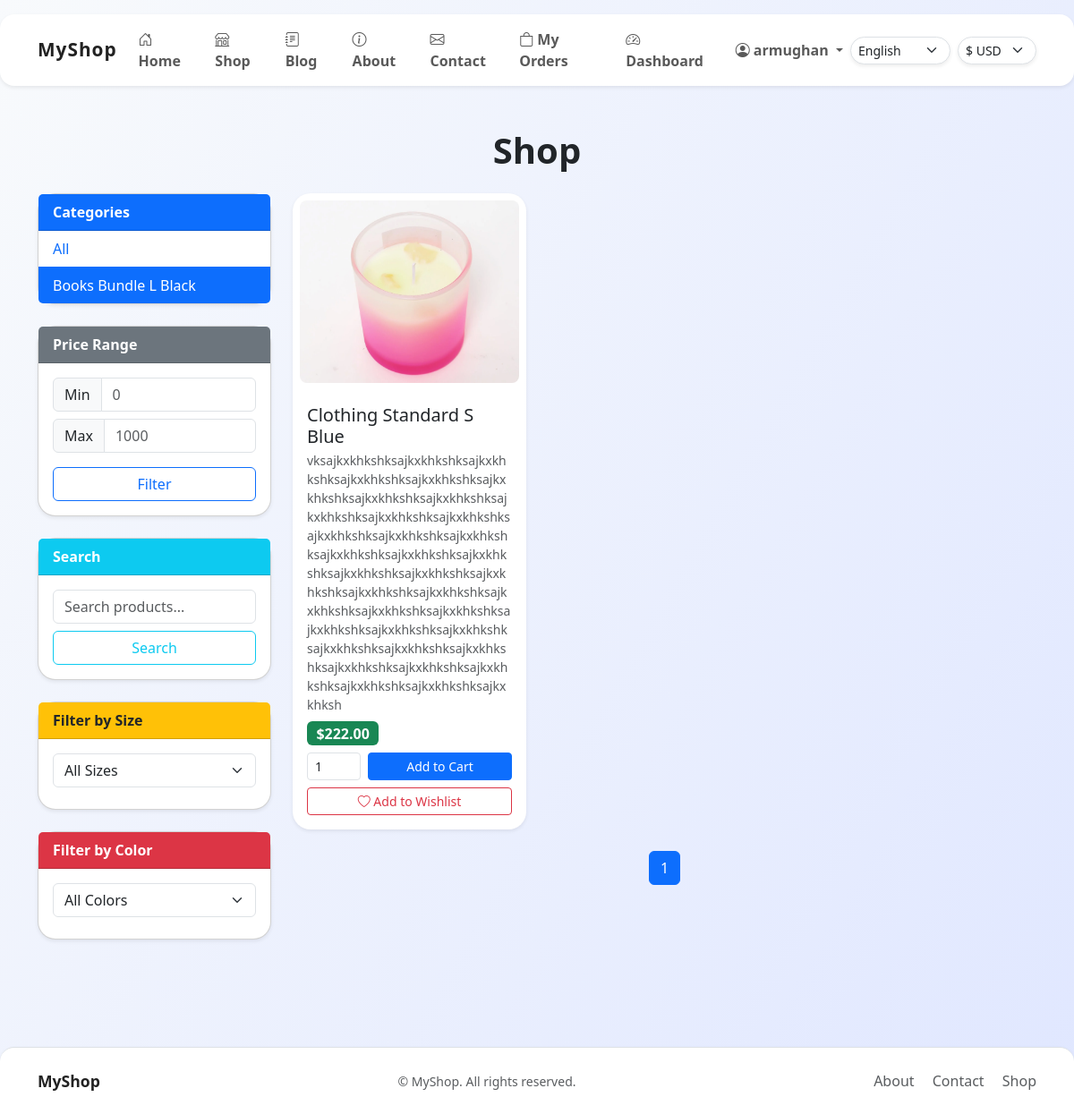
The app's page /shop/?category=books-bundle-l-black (signed in) with its own data.
### shop/models.py (models this page shows, shortened)
class Category(models.Model):
    name = models.CharField(max_length=100)
    slug = models.SlugField(unique=True)

class Product(models.Model):
    name = models.CharField(max_length=200)
    description = models.TextField()
    long_description = models.TextField(blank=True, null=True, help_text='Detailed product description for product detail page')
    price = models.DecimalField(max_digits=10, decimal_places=2)
    stock = models.PositiveIntegerField()
    image = models.ImageField(upload_to='products/', blank=True, null=True)
    image_url = models.URLField(blank=True, null=True, help_text='Optional: Provide an image URL instead of uploading')
    category = models.ForeignKey(Category, on_delete=models.CASCADE, related_name='products')
    slug = models.SlugField(unique=True)
    size = models.CharField(max_length=20, blank=True, null=True)
    color = models.CharField(max_length=20, blank=True, null=True)
    is_featured = models.BooleanField(default=False, help_text='Show as featured product')
    show_on_homepage = models.BooleanField(default=False, help_text='Show this product on homepage')
    variation = models.ForeignKey(Variation, on_delete=models.SET_NULL, null=True, blank=True, related_name='products', help_text='Admin can assign a variation type (e.g. Standard, Limited Edition, etc.)')

### shop/views.py (the view)
# urls.py: path('', views.product_list, name='product_list'),
def product_list(request):
    currency, rate, symbol = get_currency_context(request)
    products = Product.objects.filter(variation=True)  # Only show admin-enabled variations
    categories = Category.objects.all()
    category_slug = request.GET.get('category')
    if category_slug:
        products = products.filter(category__slug=category_slug)
    min_price = request.GET.get('min_price')
    max_price = request.GET.get('max_price')
    if min_price:
        products = products.filter(price__gte=float(min_price) / rate)
    if max_price:
        products = products.filter(price__lte=float(max_price) / rate)
    q = request.GET.get('q')
    if q:
        products = products.filter(name__icontains=q)
    size = request.GET.get('size')
    if size:
        products = products.filter(size=size)
    color = request.GET.get('color')
    if color:
        products = products.filter(color=color)
    paginator = Paginator(products, 9)  # 9 products per page
    page_number = request.GET.get('page')
    page_obj = paginator.get_page(page_number)
    all_products = Product.objects.all()
    unique_sizes = sorted(set(filter(None, all_products.values_list('size', flat=True))))
    unique_colors = sorted(set(filter(None, all_products.values_list('color', flat=True))))
    for p in page_obj:
        p.display_price = round(p.price * rate, 2)
    return render(request, 'product_list.html', {
        'products': page_obj,
        'categories': categories,
        'selected_category': category_slug,
        'page_obj': page_obj,
        'unique_sizes': unique_sizes,
        'unique_colors': unique_colors,
        'currency': currency,
        'currency_symbol': symbol,
    })

### core/context_processors.py (called while the page is built)
def site_settings(request):
    return {
        'settings': SiteSettings.objects.first(),
        'about_page_settings': AboutPageSettings.objects.first(),
    }

### shop/views.py (called while the page is built)
def get_currency_context(request):
    currency = request.GET.get('currency')
    if currency:
        request.session['currency'] = currency
    currency = request.session.get('currency', 'USD')
    rates = {'USD': 1, 'EUR': 0.92, 'PKR': 278}
    symbols = {'USD': '$', 'EUR': '€', 'PKR': '₨'}
    rate = rates.get(currency, 1)
    symbol = symbols.get(currency, '$')
    return currency, rate, symbol

### templates/product_list.html (shortened to what this page needs)
{% extends 'base.html' %}
{% block content %}
<h1 class="mb-4 fw-bold text-center">Shop</h1>
<div class="row mb-4">
    <aside class="col-md-3">
        <div class="sticky-top" style="top: 90px;">
            <div class="card mb-4 shadow-sm">
                <div class="card-header bg-primary text-white fw-semibold">Categories</div>
                <ul class="list-group list-group-flush">
                    <li class="list-group-item {% if not selected_category %}active{% endif %}">
                        <a href="?" class="text-decoration-none {% if not selected_category %}text-white{% endif %}">All</a>
                    </li>
                    {% for category in categories %}
                    <li class="list-group-item {% if selected_category == category.slug %}active{% endif %}">
                        <a href="?category={{ category.slug }}" class="text-decoration-none {% if selected_category == category.slug %}text-white{% endif %}">{{ category.name }}</a>
                    </li>
                    {% endfor %}
                </ul>
            </div>
            <div class="card mb-4 shadow-sm">
                <div class="card-header bg-secondary text-white fw-semibold">Price Range</div>
                <form method="get" class="p-3">
                    <div class="input-group mb-2">
                        <span class="input-group-text">Min</span>
                        <input type="number" name="min_price" class="form-control" placeholder="0" value="{{ request.GET.min_price }}">
                    </div>
                    <div class="input-group mb-3">
                        <span class="input-group-text">Max</span>
                        <input type="number" name="max_price" class="form-control" placeholder="1000" value="{{ request.GET.max_price }}">
                    </div>
                    <button type="submit" class="btn btn-outline-primary w-100">Filter</button>
                </form>
            </div>
            <div class="card mb-4 shadow-sm">
                <div class="card-header bg-info text-white fw-semibold">Search</div>
                <form method="get" class="p-3">
                    <input type="text" name="q" class="form-control mb-2" placeholder="Search products..." value="{{ request.GET.q }}">
                    <button type="submit" class="btn btn-outline-info w-100">Search</button>
                </form>
            </div>
            <div class="card mb-4 shadow-sm">
                <div class="card-header bg-warning text-dark fw-semibold">Filter by Size</div>
                <form method="get" class="p-3">
                    <select name="size" class="form-select mb-2" onchange="this.form.submit()">
                        <option value="">All Sizes</option>
                    </select>
                </form>
            </div>
            <div class="card mb-4 shadow-sm">
                <div class="card-header bg-danger text-white fw-semibold">Filter by Color</div>
                <form method="get" class="p-3">
                    <select name="color" class="form-select mb-2" onchange="this.form.submit()">
                        <option value="">All Colors</option>
                    </select>
                </form>
            </div>
        </div>
    </aside>
    <main class="col-md-9">
        <div class="row g-4">
            {% for product in products %}
            <div class="col-md-4">
                <div class="card h-100 shadow-sm border-0 position-relative">
                    {% if product.image %}
                    <img src="{{ product.image.url }}" class="card-img-top p-2 rounded-4" alt="{{ product.name }}" style="object-fit:cover; height:220px;">
                    {% endif %}
                    <div class="card-body d-flex flex-column">
                        <h5 class="card-title mb-1">{{ product.name }}</h5>
                        <p class="card-text small text-muted mb-2">{{ product.description|truncatewords:18 }}</p>
                        <div class="mb-2">
                            <span class="badge bg-success fs-6">{{ currency_symbol }}{{ product.display_price }}</span>
                        </div>
                        <form action="{% url 'cart_add' product.id %}" method="post" class="d-flex align-items-center gap-2 mt-auto position-relative" style="z-index:2;">
                            <input type="number" name="quantity" value="1" min="1" class="form-control form-control-sm w-25" style="min-width:60px;">
                            <button type="submit" class="btn btn-primary btn-sm flex-fill">Add to Cart</button>
                        </form>
                        <form action="{% url 'wishlist_add' product.id %}" method="post" class="mt-2 position-relative" style="z-index:2;">
                            <button type="submit" class="btn btn-outline-danger btn-sm w-100"><i class="bi bi-heart"></i> Add to Wishlist</button>
                        </form>
                    </div>
                </div>
            </div>
            {% empty %}
            <div class="col-12"><p class="text-center text-muted">No products available.</p></div>
            {% endfor %}
        </div>
        <div class="d-flex justify-content-center mt-4">
            <nav>
                <ul class="pagination">
                    {% for num in page_obj.paginator.page_range %}
                    <li class="page-item {% if page_obj.number == num %}active{% endif %}"><a class="page-link" href="?{% if selected_category %}category={{ selected_category }}&{% endif %}page={{ num }}">{{ num }}</a></li>
                    {% endfor %}
                </ul>
            </nav>
        </div>
    </main>
</div>
{% endblock %}

### templates/base.html (shortened to what this page needs)
<!DOCTYPE html>
<html lang="en">
<head>
    <link href="https://cdn.jsdelivr.net/npm/bootstrap@5.3.0/dist/css/bootstrap.min.css" rel="stylesheet">
    {% block extra_head %}
    <link rel="stylesheet" href="https://cdn.jsdelivr.net/npm/bootstrap-icons@1.10.5/font/bootstrap-icons.css">
    {% endblock %}
</head>
<body>
    {% load static %}
    <nav class="navbar navbar-expand-lg navbar-light bg-white mb-4 shadow-sm py-2 px-2">
        <div class="container">
            <a class="navbar-brand d-flex align-items-center gap-2" href="/">
                <span class="fw-bold" style="font-size:{{ settings.navbar_text_size|default:'1.3rem' }}; color:{{ settings.navbar_text_color|default:'#222' }}; font-family:{{ settings.navbar_text_font|default:'inherit' }};">
                  {% if settings %}{{ settings.navbar_text|safe }}{% else %}MyShop{% endif %}
                </span>
            </a>
            <div class="collapse navbar-collapse" id="mainNavbar">
                <ul class="navbar-nav ms-auto align-items-lg-center gap-lg-2">
                    <li class="nav-item"><a class="nav-link fw-semibold" href="/"><i class="bi bi-house-door me-1"></i>Home</a></li>
                    <li class="nav-item"><a class="nav-link fw-semibold" href="/shop/"><i class="bi bi-shop me-1"></i>Shop</a></li>
                    <li class="nav-item"><a class="nav-link fw-semibold" href="/blog/"><i class="bi bi-journal-text me-1"></i>Blog</a></li>
                    <li class="nav-item"><a class="nav-link fw-semibold" href="/about/"><i class="bi bi-info-circle me-1"></i>About</a></li>
                    <li class="nav-item"><a class="nav-link fw-semibold" href="/contact/"><i class="bi bi-envelope me-1"></i>Contact</a></li>
                    <li class="nav-item"><a class="nav-link fw-semibold" href="/shop/orders/"><i class="bi bi-bag me-1"></i>My Orders</a></li>
                    {% if request.user.is_staff %}
                    <li class="nav-item"><a class="nav-link fw-semibold" href="/dashboard/"><i class="bi bi-speedometer2 me-1"></i>Dashboard</a></li>
                    {% endif %}
                    {% if not request.user.is_authenticated %}
                    <li class="nav-item"><a class="nav-link fw-semibold" href="/accounts/login/"><i class="bi bi-box-arrow-in-right me-1"></i>Login</a></li>
                    <li class="nav-item"><a class="nav-link fw-semibold" href="/accounts/register/"><i class="bi bi-person-plus me-1"></i>Register</a></li>
                    {% else %}
                    <li class="nav-item dropdown">
                      <a class="nav-link dropdown-toggle fw-semibold" href="#" id="userDropdown" role="button" data-bs-toggle="dropdown" aria-expanded="false">
                        <i class="bi bi-person-circle me-1"></i>{{ request.user.username }}
                      </a>
                    </li>
                    {% endif %}
                </ul>
                <form method="get" action="/" class="d-inline-block me-2">
                    <select name="language" onchange="this.form.submit()" class="form-select form-select-sm d-inline-block w-auto rounded-pill shadow-sm">
                        <option value="en" {% if request.LANGUAGE_CODE == 'en' %}selected{% endif %}>English</option>
                    </select>
                </form>
                <form method="get" action="" class="d-inline-block">
                    <select name="currency" onchange="this.form.submit()" class="form-select form-select-sm d-inline-block w-auto rounded-pill shadow-sm">
                        <option value="USD">$ USD</option>
                    </select>
                </form>
            </div>
        </div>
    </nav>
    <div class="container py-4">
        {% block content %}{% endblock %}
    </div>
    <footer class="bg-white border-top mt-5 py-4 shadow-sm rounded-top-4">
      <div class="container d-flex flex-column flex-md-row align-items-center justify-content-between gap-2">
        <div class="d-flex align-items-center gap-2">
            <span class="fw-bold" style="font-size:{{ settings.navbar_text_size|default:'1.1rem' }}; color:{{ settings.navbar_text_color|default:'#222' }}; font-family:{{ settings.navbar_text_font|default:'inherit' }};">
              {% if settings %}{{ settings.navbar_text|safe }}{% else %}MyShop{% endif %}
            </span>
        </div>
        <div class="text-muted small">&copy; {{ now|date:'Y' }} MyShop. All rights reserved.</div>
        <div>
          <a href="/about/" class="text-decoration-none text-muted me-3 footer-link">About</a>
          <a href="/contact/" class="text-decoration-none text-muted me-3 footer-link">Contact</a>
          <a href="/shop/" class="text-decoration-none text-muted footer-link">Shop</a>
        </div>
      </div>
    </footer>
</body>
</html>

### templates/base.html (style rules this page uses)
body { background: linear-gradient(120deg, #f8fafc 0%, #e0e7ff 100%); min-height: 100vh; }
.navbar { border-radius: 1rem; margin-top: 1rem; box-shadow: 0 2px 16px 0 rgba(0,0,0,0.04); }
.navbar-brand span { letter-spacing: 1px; }
.card { border-radius: 1.25rem; box-shadow: 0 4px 24px 0 rgba(0,0,0,0.07); }
.footer-link { transition: color 0.2s; }

### records on screen
Category: name "Books Bundle L Black"
Product: image (picture), name "Clothing Standard S Blue", description "vksajkxkhkshksajkxkhkshksajkxkhkshksajkxkhkshksajkxkhkshksajkxkhkshksajkxkhkshksajkxkhkshksajkxkhkshksajkxkhkshksajkxkhkshksajkxkhkshksajkxkhkshksajkxkhkshksajkxkhkshksajkxkhkshksajkxkhkshksajkxkhkshksajkxkhkshksajkxkhkshksajkxkhkshksajkxkhkshksajkxkhkshksajkxkhkshksajkxkhkshksajkxkhkshksajkxkhkshksajkxkhkshksajkxkhkshksajkxkhkshksajkxkhkshksajkxkhkshksajkxkhkshksajkxkhkshksajkxkhkshksajkxkhkshksajkxkhksh", currency_symbol "$", display_price "222.00"

### other values on screen
{{ request.user.username }} "armughan"
{{ num }} "1"
